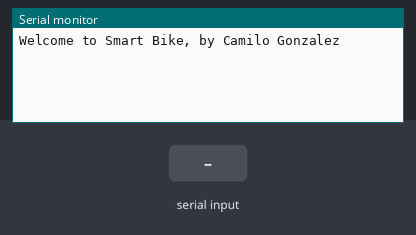
The sketch below on a simulated Arduino Uno, built with avr-gcc and run on an emulated ATmega328P. Parts: the last lines printed to the serial monitor. The inputs (shaded band) are chosen by the test bench.

Above: at 1.2 s.
1.3 s: "1\n" received over Serial
At 2.3 s:
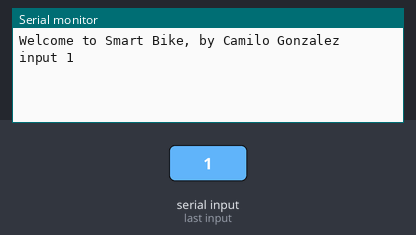
2.8 s: "0\n" received over Serial
At 3.5 s:
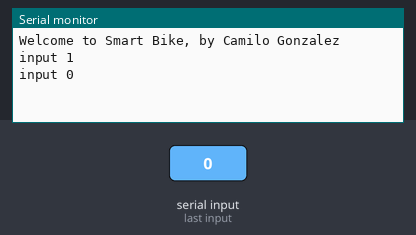
4.3 s: "2\n" received over Serial
At 5.8 s:
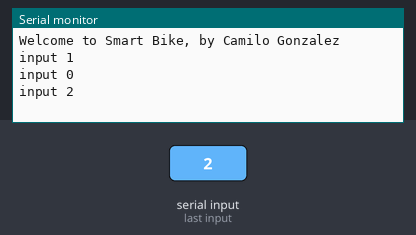

Measured:
- after the input at 1.3 s, the serial monitor: prints a new line at once (image 1)
- after the input at 2.8 s, the serial monitor: prints a new line at once (image 2)
- after the input at 4.3 s, the serial monitor: prints a new line at once (image 3)

The sketch:

FastBike.ino
```cpp
char input[20];
int index = 0;
int hallEffectSensor = 2;

void setup() {
  delay(10);
  Serial.begin(9600);
  pinMode(hallEffectSensor, INPUT);
  digitalWrite(hallEffectSensor, HIGH);
  Serial.println("Welcome to Smart Bike, by Camilo Gonzalez");
}

void loop() {
  if(Serial.available() == 0) {
    index = 0;
  }
  if(Serial.available() > 0) {
    while(1) {
      input[index] = Serial.read();
      if(input[index] == '\n') break;
      if(input[index] == -1) continue;
      index++;
    }
    Serial.print("input ");
    Serial.println(input);
    memset(input, '\0', 10);
  }
}

boolean getHallEffect(int pin) {
  boolean value = false;
  int pinInput = digitalRead(pin);

  if(pinInput == 0) {
    value = true;
  }else {
    value = false;
  }
  return value;
}
```
